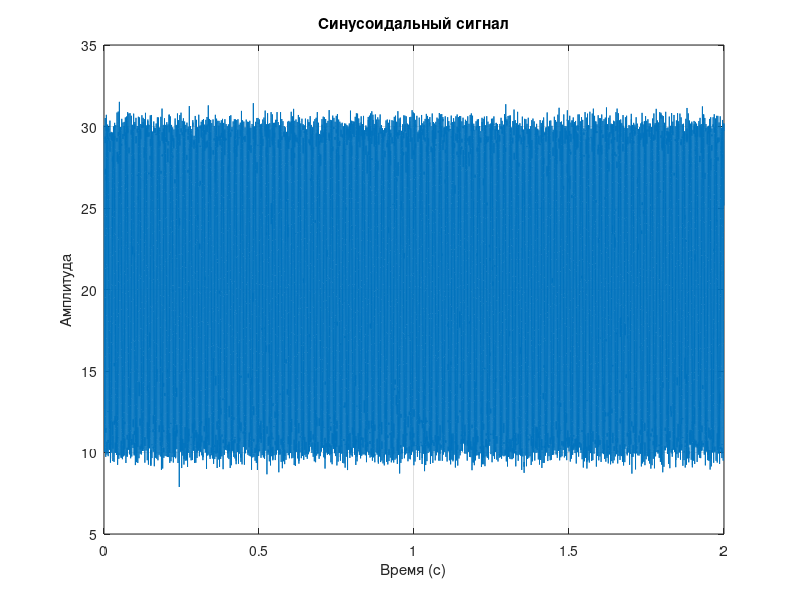

The MATLAB script that drew this image:

clear;


Fs = 10000; %ЧД, Гц

t = 0:1/Fs:2-1/Fs; %Время, сек

f1 = 261.6; %частота сигнал, Гц
f2 = 0;%329.6;
f3 = 0;%440;

A = 10; %Амплитуда

noseLev = 0.5; %СКО шума

signal1 = A*cos(2*pi*f1*t);
signal2 = A*cos(2*pi*f2*t);
signal3 = A*cos(2*pi*f3*t);

nose = noseLev*randn(size(t));
signal = signal1 + signal2 + signal3;

result = signal + nose;

plot(t, result);
xlabel('Время (с)');
ylabel('Амплитуда');
title('Синусоидальный сигнал');
grid on;

result = result/max(abs(result));
%sound(signal,Fs);
%sound(nose, Fs);
%sound(signal1);
%sound(signal2);
sound(result,Fs);
filename = 'sound.wav';
audiowrite(filename, result,Fs);

